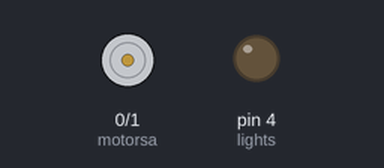
A sketch run on a simulated Arduino Uno, built with avr-gcc and run on an emulated ATmega328P. Shown: motor-driver pin pairs drawn as motors (green arrow = first pin HIGH = forward, orange = second pin HIGH = backward, longer = more drive), output pins drawn as LEDs (lit = HIGH).

Above: at 0.1 s.
At 0.8 s:
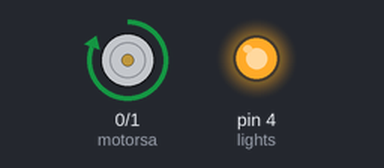
Timing chart, 0 to 2.3 s (numbered marks = the images above):
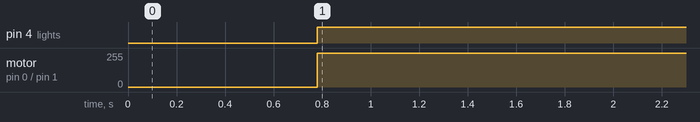

Measured:
- by itself, pin 4 (lights): LOW → HIGH at 0.78 s
- by itself, motor on pin 0 (motorsa) / pin 1 (motorsb): stopped → forward 255/255 at 0.78 s

The sketch:

helicarrier.ino
```cpp
int lights = 4;    // LED connected to digital pin 4
int motorsa = 0;    //pwm pin for motor +
int motorsb = 1;    //pwm pin for motor -
int brightness = 0;    // how bright the LED is
int fadeAmount = 5;    // how many points to fade the LED by

void setup() {
  // nothing happens in setup
}

void loop() {
  //set values on first loop (should be zero)
  analogWrite(lights, brightness);
  analogWrite(motorsa, brightness);
  analogWrite(motorsb, 0); // sets the motor pin low to act as ground
  // change the brightness for next time through the loop:
  brightness = brightness + fadeAmount;
  // once brightness is full just leave it at full:
  if (brightness <= 0 || brightness >= 255) {
    fadeAmount = fadeAmount;
  }
  // wait for 30 milliseconds to see the dimming effect
  delay(30);
}
```
